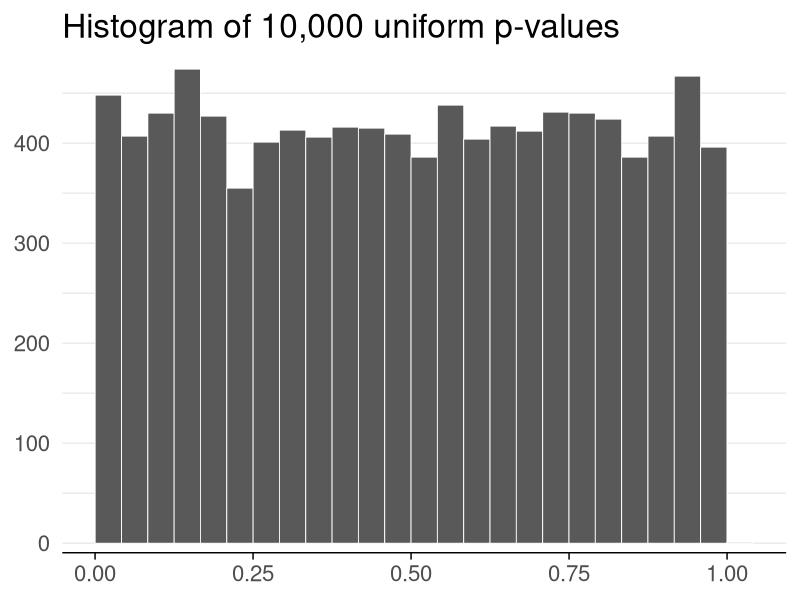
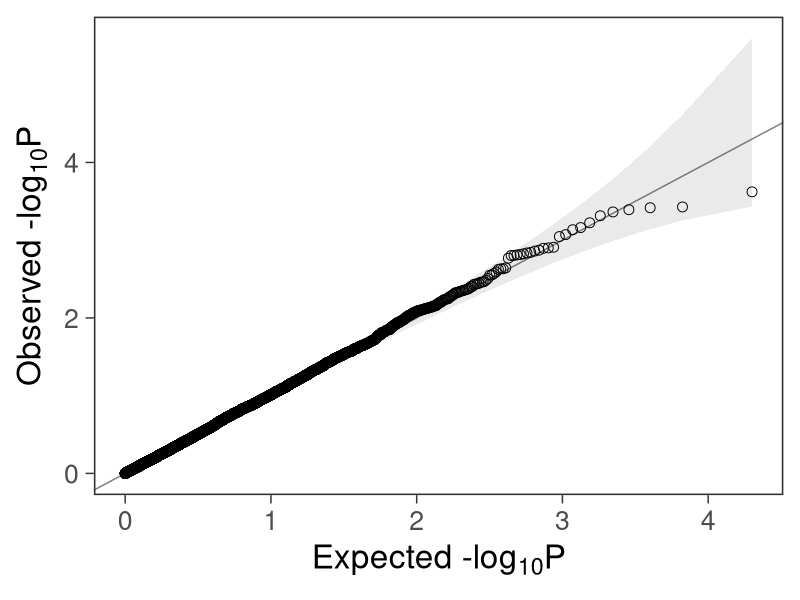
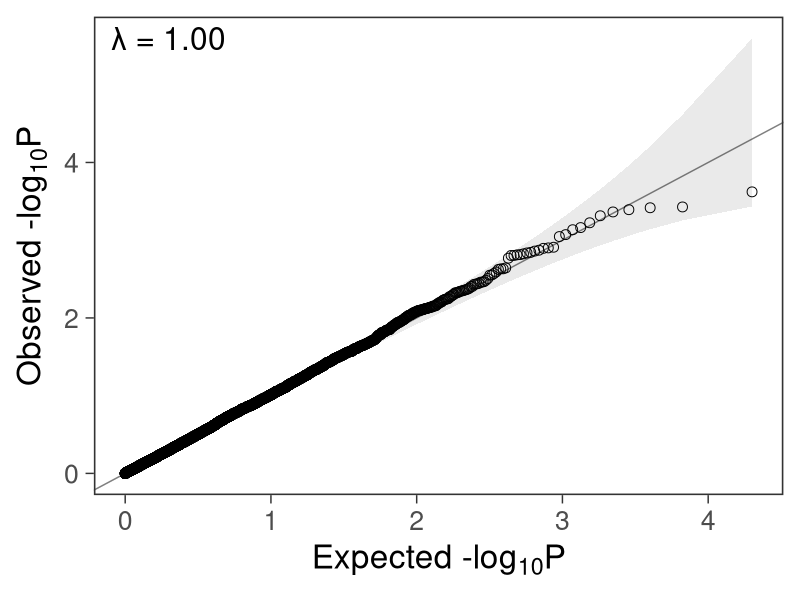

Source code (R) for these figures, in order:
#' ---
#' date: 2014-02-16
#' layout: post
#' title: Create a quantile-quantile plot with ggplot2
#' tags:
#'  - R
#' categories: notes
#' thumb: /notes/ggplot2-qqplot_files/figure-html/qqplot-with-lambda-1.png
#' twitter:
#'   card: "summary_large_image"
#' ---
#' 
## ----setup, include=FALSE-----------------------------------------------------
library(seriation)
library(pheatmap)
library(knitr)
library(readr)
library(ggplot2)
library(dplyr)
library(tidyr)
library(stringr)
opts_chunk$set(
  echo = TRUE
)

#' 
#' After performing many tests for statistical significance, the next step is to
#' check if any results are more extreme than we would expect by random chance.
#' One way to do this is by comparing the distribution of p-values from our tests
#' to the uniform distribution with a quantile-quantile (QQ) plot. Here's a
#' function to create such a plot with [ggplot2].
#' 
#' [ggplot2]: http://docs.ggplot2.org/
#' 
#' <!--more-->
#' 
#' # Simulate results from multiple tests
#' 
#' Suppose we did 10,000 tests and got a p-value for each test.
#' 
## ----pvalues, warning = FALSE, fig.height = 3, fig.width = 7, dpi = 300-------
set.seed(42)
ps <- runif(n = 1e4)
ggplot(data.frame(ps)) +
  geom_histogram(aes(x = ps), bins = 25, color = "white", size = 0.3, boundary = 0.5) +
  theme_minimal(base_size = 20) +
  labs(x = NULL, y = NULL, title = "Histogram of 10,000 uniform p-values") +
  scale_y_continuous(expand = c(0.02, 0)) +
  theme(
    axis.line.x = element_line(size = 0.5),
    axis.ticks.x = element_line(size = 0.5),
    panel.grid.major.y = element_line(size = 0.5),
    panel.grid.minor.y = element_line(size = 0.5),
    panel.grid.major.x = element_blank(),
    panel.grid.minor.x = element_blank()
  )

#' 
#' # Define a function for making qqplots
#' 
#' It would be nice to have a function that accepts a vector of p-values `ps` and
#' returns a ggplot2 plot that can be further customized.
#' 
#' We can use this function to create a quantile-quantile plot:
#' 
## ----qqplot-function, warning = FALSE, fig.height = 4, fig.width = 5.25, dpi = 300----
#' Create a quantile-quantile plot with ggplot2.
#'
#' Assumptions:
#'   - Expected P values are uniformly distributed.
#'   - Confidence intervals assume independence between tests.
#'     We expect deviations past the confidence intervals if the tests are
#'     not independent.
#'     For example, in a genome-wide association study, the genotype at any
#'     position is correlated to nearby positions. Tests of nearby genotypes
#'     will result in similar test statistics.
#'
#' @param ps Vector of p-values.
#' @param ci Size of the confidence interval, 95% by default.
#' @return A ggplot2 plot.
#' @examples
#' library(ggplot2)
#' gg_qqplot(runif(1e2)) + theme_grey(base_size = 24)
gg_qqplot <- function(ps, ci = 0.95) {
  n  <- length(ps)
  df <- data.frame(
    observed = -log10(sort(ps)),
    expected = -log10(ppoints(n)),
    clower   = -log10(qbeta(p = (1 - ci) / 2, shape1 = 1:n, shape2 = n:1)),
    cupper   = -log10(qbeta(p = (1 + ci) / 2, shape1 = 1:n, shape2 = n:1))
  )
  log10Pe <- expression(paste("Expected -log"[10], plain(P)))
  log10Po <- expression(paste("Observed -log"[10], plain(P)))
  ggplot(df) +
    geom_ribbon(
      mapping = aes(x = expected, ymin = clower, ymax = cupper),
      alpha = 0.1
    ) +
    geom_point(aes(expected, observed), shape = 1, size = 3) +
    geom_abline(intercept = 0, slope = 1, alpha = 0.5) +
    # geom_line(aes(expected, cupper), linetype = 2, size = 0.5) +
    # geom_line(aes(expected, clower), linetype = 2, size = 0.5) +
    xlab(log10Pe) +
    ylab(log10Po)
}

#' 
#' # Create the plot
#' 
#' We can add customizations to the object returned by `gg_qqplot(ps)` with
#' `theme_bw()`, `theme()`, and other functions.
#' 
## ----qqplot, warning = FALSE, fig.height = 4, fig.width = 5, dpi = 300--------
gg_qqplot(ps) +
  theme_bw(base_size = 24) +
  theme(
    axis.ticks = element_line(size = 0.5),
    panel.grid = element_blank()
    # panel.grid = element_line(size = 0.5, color = "grey80")
  )

#' 
#' # Lambda: a measure of inflated p-values
#' 
#' In genome-wide association studies, we often see a lambda statistic \\(
#' \lambda \\) reported with the QQ plot. In general, the lambda statistic should
#' be close to 1 if the points fall within the expected range, or greater than
#' one if the observed p-values are more significant than expected.
#' 
#' You can find more details here:
#' 
#' - [Calculate inflation observed and expected p-values from uniform distribution in QQ plot][1]
#' 
#' - [Population stratification][2]
#' 
#' [1]: https://stats.stackexchange.com/questions/110755/how-calculate-inflation-observed-and-expected-p-values-from-uniform-distribution 
#' [2]: https://en.wikipedia.org/wiki/Population_stratification
#' 
#' Here's how you can compute it:
#' 
## ----lambda-------------------------------------------------------------------
inflation <- function(ps) {
  chisq <- qchisq(1 - ps, 1)
  lambda <- median(chisq) / qchisq(0.5, 1)
  lambda
}
set.seed(1234)
pvalue <- runif(1000, min=0, max=1)
inflation(pvalue)

#' 
## ----qqplot-with-lambda, warning = FALSE, fig.height = 4, fig.width = 5, dpi = 300----
gg_qqplot(ps) +
  theme_bw(base_size = 24) +
  annotate(
    geom = "text",
    x = -Inf,
    y = Inf,
    hjust = -0.15,
    vjust = 1 + 0.15 * 3,
    label = sprintf("λ = %.2f", inflation(ps)),
    size = 8
  ) +
  theme(
    axis.ticks = element_line(size = 0.5),
    panel.grid = element_blank()
    # panel.grid = element_line(size = 0.5, color = "grey80")
  )

#' 
#' # Try using qqplotr
#' 
#' In 2018, [Alexandre Almeida][aloy] created the [qqplotr] R package, and it
#' looks great! Try it out.
#' 
#' [aloy]: https://github.com/aloy
#' [qqplotr]: https://cran.r-project.org/package=qqplotr
#' 
